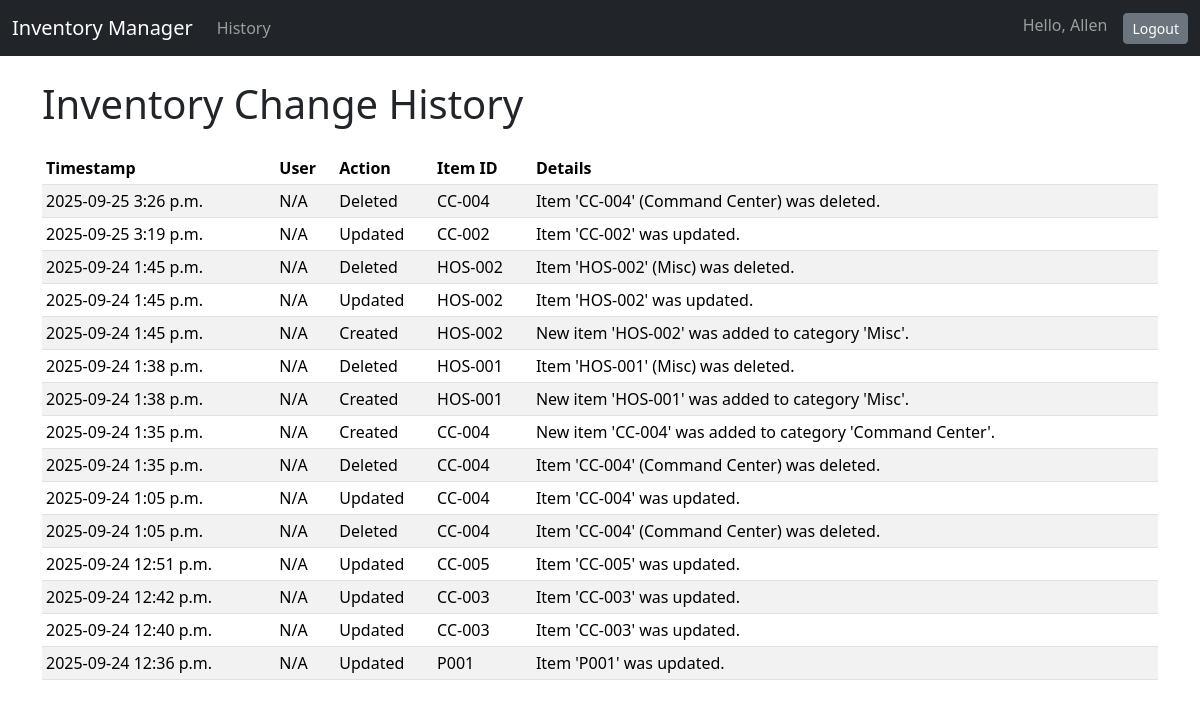
Before: /inventory/history/ (signed in) with the older database file.
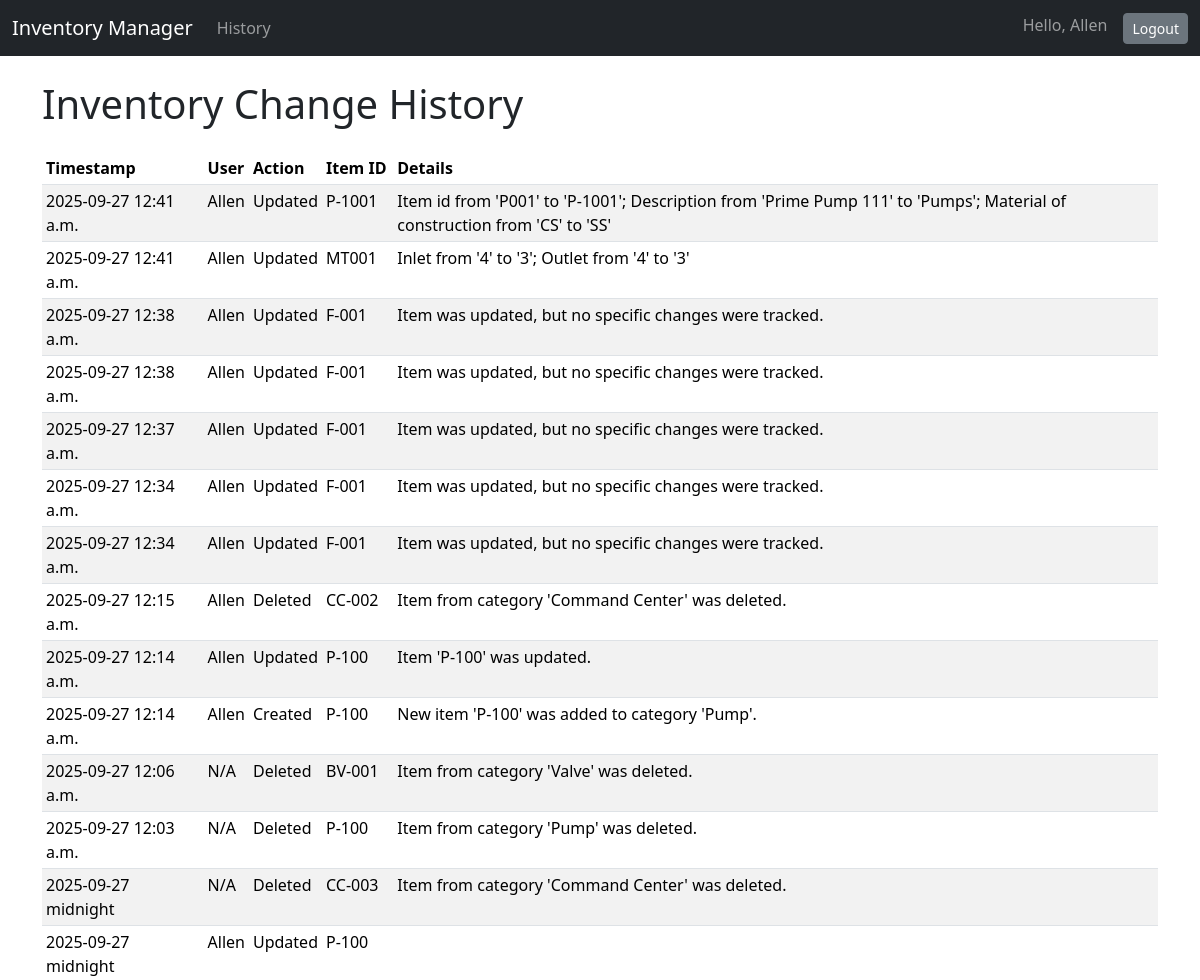
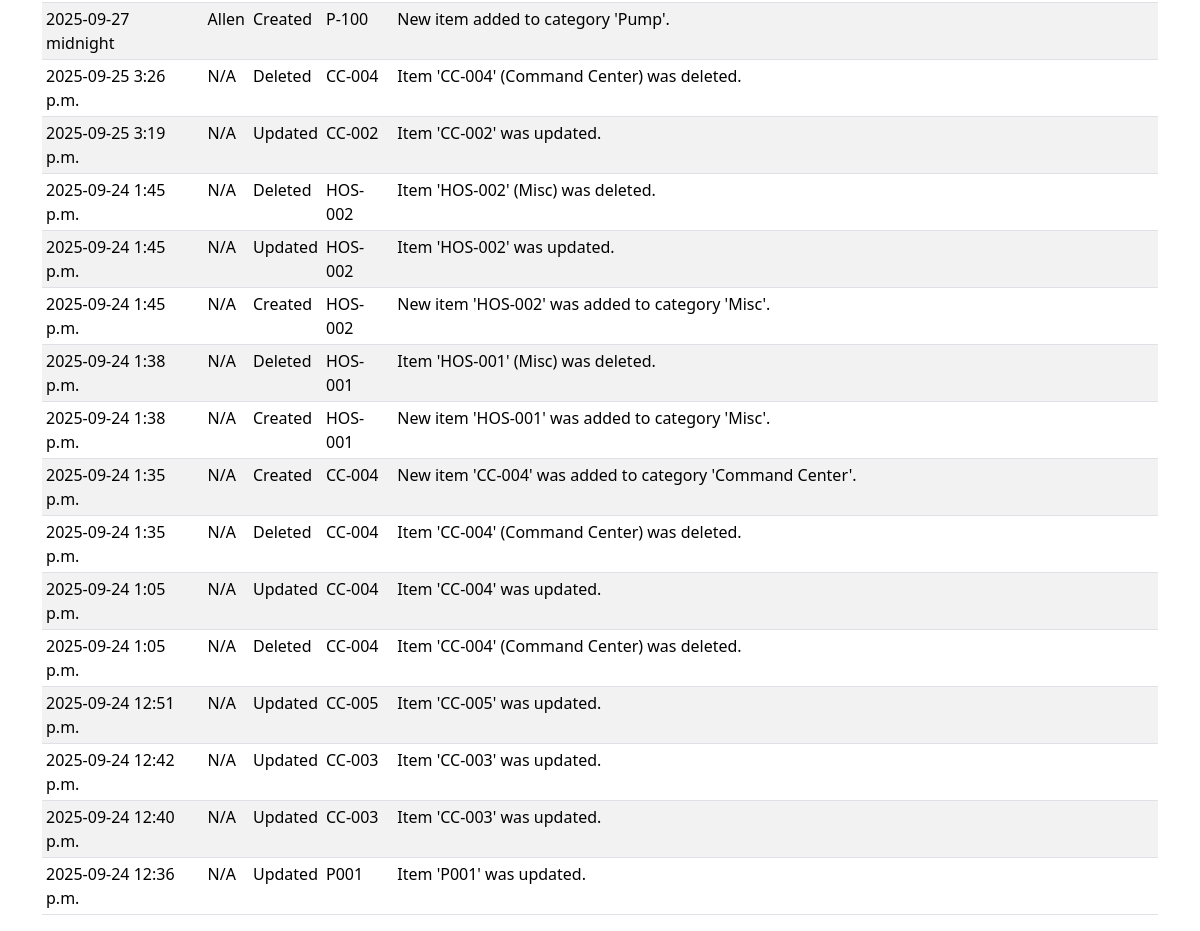
After: the same page with the newer database file (2 pictures, top to bottom).
### inventory/models.py (models this page shows, shortened)
class LogEntry(models.Model):
    timestamp = models.DateTimeField(auto_now_add=True)
    user = models.ForeignKey(User, on_delete=models.SET_NULL, null=True, blank=True, related_name='inventory_log_entries')
    action = models.CharField(max_length=50)
    item_id_str = models.CharField(max_length=100, verbose_name="Item ID")
    details = models.TextField(blank=True)
    class Meta:
        ordering = ['-timestamp']  # Show the most recent logs first

### inventory/views.py (the view)
# urls.py: path('history/', views.log_history, name='log_history'),
@login_required
def log_history(request):
    logs = LogEntry.objects.all()
    context = {
        'logs': logs
    }
    return render(request, 'inventory/log_history.html', context)

### inventory/templates/inventory/log_history.html (shortened to what this page needs)
{% extends 'base.html' %}
{% block content %}
    <h1>Inventory Change History</h1>
    <table class="table table-striped table-sm mt-4">
        <thead>
            <tr>
                <th>Timestamp</th>
                <th>User</th><th>Action</th>
                <th>Item ID</th>
                <th>Details</th>
            </tr>
        </thead>
        <tbody>
            {% for log in logs %}
                <tr>
                    <td>{{ log.timestamp|date:"Y-m-d P" }}</td>
                    <td>{{ log.user.username|default:"N/A" }}</td>
                    <td>{{ log.action }}</td>
                    <td>{{ log.item_id_str }}</td>
                    <td>{{ log.details }}</td>
                </tr>
                {% endfor %}
        </tbody>
    </table>
{% endblock %}

Changed rows visible on the page:
added LogEntry: timestamp "2025-09-27 12:41 a.m.", user.username "Allen", action "Updated", item_id_str "P-1001", details "Item id from 'P001' to 'P-1001'; Description from 'Prime Pump 111' to 'Pumps'; Material of construction from 'CS' to 'SS'"
added LogEntry: timestamp "2025-09-27 12:41 a.m.", user.username "Allen", action "Updated", item_id_str "MT001", details "Inlet from '4' to '3'; Outlet from '4' to '3'"
added LogEntry: timestamp "2025-09-27 12:38 a.m.", user.username "Allen", action "Updated", item_id_str "F-001", details "Item was updated, but no specific changes were tracked."
added LogEntry: timestamp "2025-09-27 12:38 a.m.", user.username "Allen", action "Updated", item_id_str "F-001", details "Item was updated, but no specific changes were tracked."
added LogEntry: timestamp "2025-09-27 12:37 a.m.", user.username "Allen", action "Updated", item_id_str "F-001", details "Item was updated, but no specific changes were tracked."
added LogEntry: timestamp "2025-09-27 12:34 a.m.", user.username "Allen", action "Updated", item_id_str "F-001", details "Item was updated, but no specific changes were tracked."
added LogEntry: timestamp "2025-09-27 12:34 a.m.", user.username "Allen", action "Updated", item_id_str "F-001", details "Item was updated, but no specific changes were tracked."
added LogEntry: timestamp "2025-09-27 12:15 a.m.", user.username "Allen", action "Deleted", item_id_str "CC-002", details "Item from category 'Command Center' was deleted."
added LogEntry: timestamp "2025-09-27 12:14 a.m.", user.username "Allen", action "Updated", item_id_str "P-100", details "Item 'P-100' was updated."
added LogEntry: timestamp "2025-09-27 12:14 a.m.", user.username "Allen", action "Created", item_id_str "P-100", details "New item 'P-100' was added to category 'Pump'."
added LogEntry: timestamp "2025-09-27 12:06 a.m.", user.username "N/A", action "Deleted", item_id_str "BV-001", details "Item from category 'Valve' was deleted."
added LogEntry: timestamp "2025-09-27 12:03 a.m.", user.username "N/A", action "Deleted", item_id_str "P-100", details "Item from category 'Pump' was deleted."
added LogEntry: timestamp "2025-09-27 midnight", user.username "N/A", action "Deleted", item_id_str "CC-003", details "Item from category 'Command Center' was deleted."
added LogEntry: timestamp "2025-09-27 midnight", user.username "Allen", action "Updated", item_id_str "P-100"
added LogEntry: timestamp "2025-09-27 midnight", user.username "Allen", action "Created", item_id_str "P-100", details "New item added to category 'Pump'."
